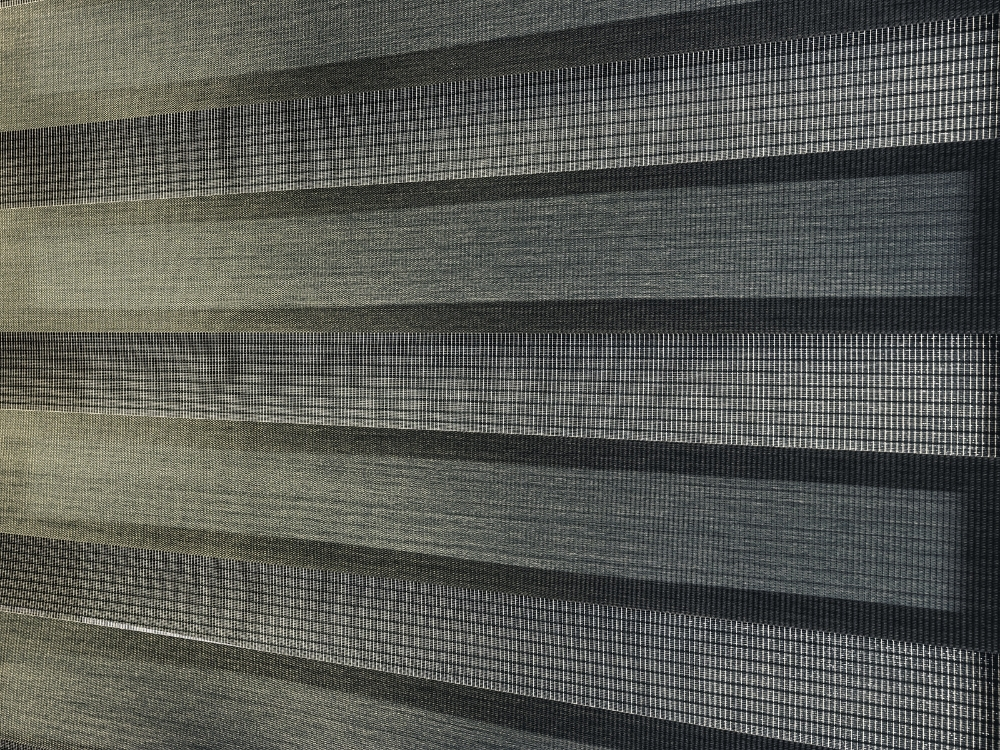
#> input picture data/more.jpg, 1000 x 750 px, found by its file name
$ python Fourier_draw.py
#> lines starting #> are read from the running program, lines starting #| are printed output that depends on the picture
import cv2
import numpy as np
import matplotlib.pyplot as plt

# 讀取影像（灰度圖）
image = cv2.imread('../more.jpg', cv2.IMREAD_GRAYSCALE)
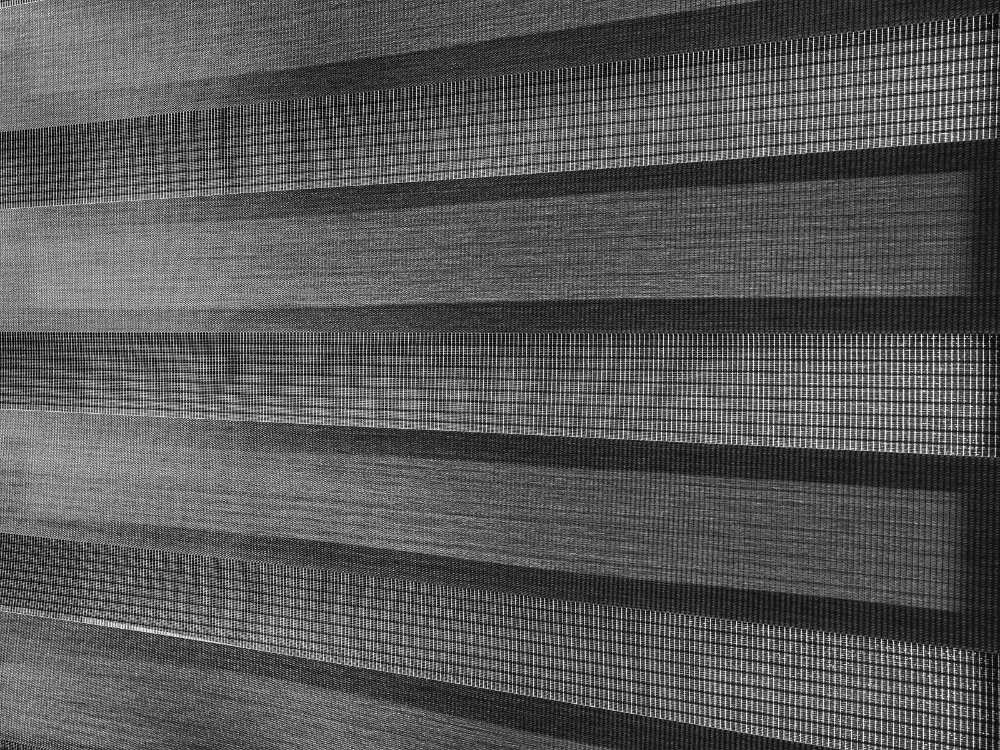
#> image: shape (750, 1000); min 0, max 250, mean 87.2

# 選取影像中某一行像素（中間行）
row = image[image.shape[0] // 2, :]
#> row = 1000 values, max 243 at index 753, min 3 at index 318, mean 95.75

# 對該行像素進行一維傅立葉變換
f = np.fft.fft(row)
frequencies = np.fft.fftfreq(len(row))
#> frequencies = 1000 values, max 0.499 at index 499, min -0.5 at index 500, mean -0.0005
magnitude = np.abs(f)
#> magnitude = 1000 values, max 95753 at index 0, min 33.98 at index 111, mean 1461.4

# 繪製波形（像素值）和頻譜圖
plt.figure(figsize=(12, 6))
plt.subplot(1, 2, 1)
plt.plot(row)
plt.title("Pixel Intensity (Time Domain)")
plt.xlabel("Pixel Index")
plt.ylabel("Intensity")

plt.subplot(1, 2, 2)
plt.plot(frequencies[:len(frequencies) // 2], magnitude[:len(magnitude) // 2])
plt.title("Frequency Domain Spectrum")
plt.xlabel("Frequency")
plt.ylabel("Magnitude")

plt.tight_layout()
plt.show()
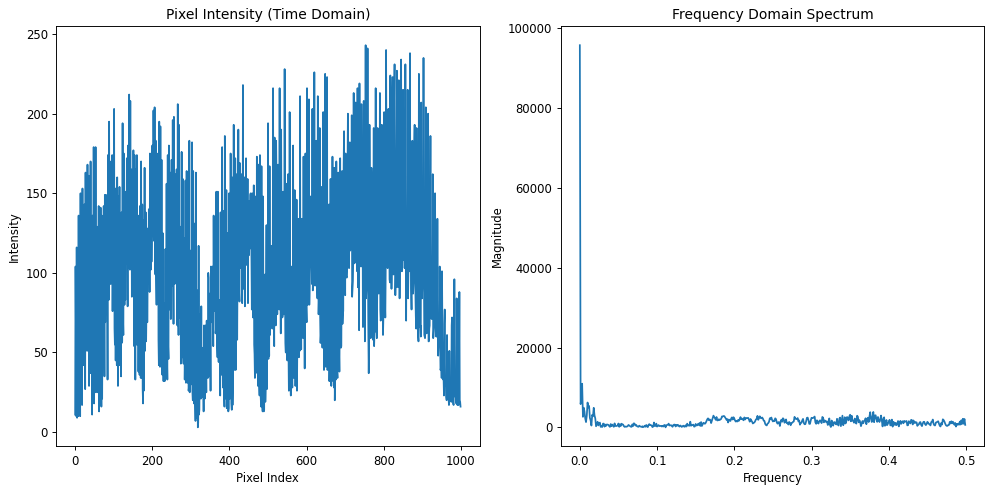
#> figure drawn by matplotlib, 2 panels; panel 1: curve peaks at x = 753, y = 243; panel 2: curve peaks at x = 0, y = 95753

$ run again, with data/lighting_car_number_origin.jpg copied over data/more.jpg
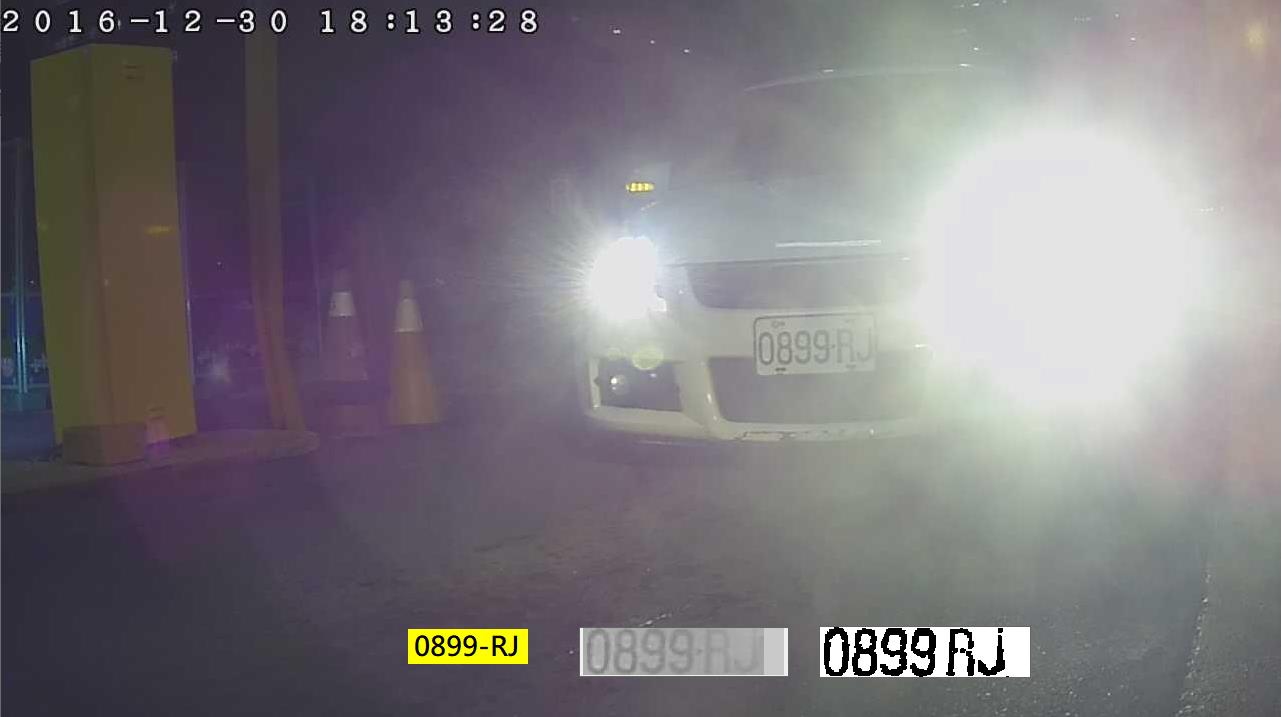
#> input picture data/lighting_car_number_origin.jpg, 1281 x 717 px, found by its file name
#> `image = cv2.imread('../more.jpg', cv2.IMREAD_GRAYSCALE)`:
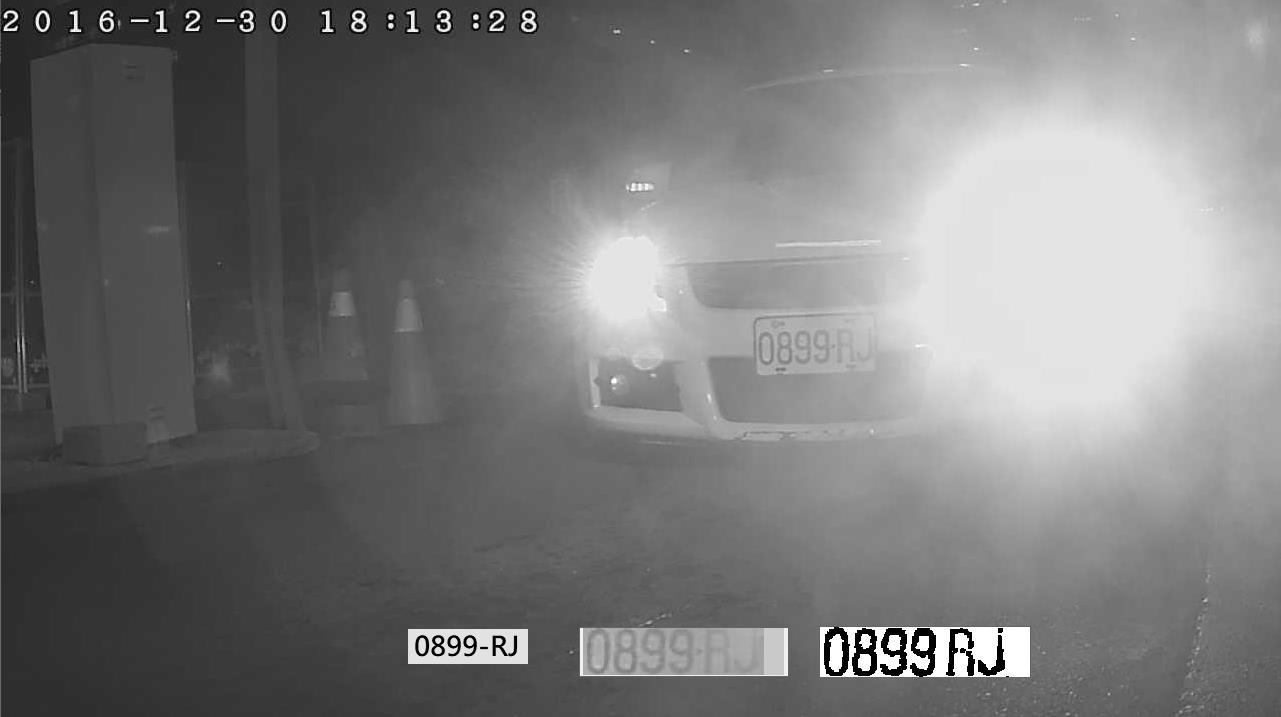
#> image: shape (717, 1281); min 0, max 255, mean 121.1
#> row = 1281 values, max 229 at index 1043, min 28 at index 21, mean 145.7
#> frequencies = 1281 values, max 0.5 at index 640, min -0.5 at index 641, mean -2.22e-17
#> magnitude = 1281 values, max 186642 at index 0, min 0.953 at index 701, mean 512.6
#> `plt.show()`:
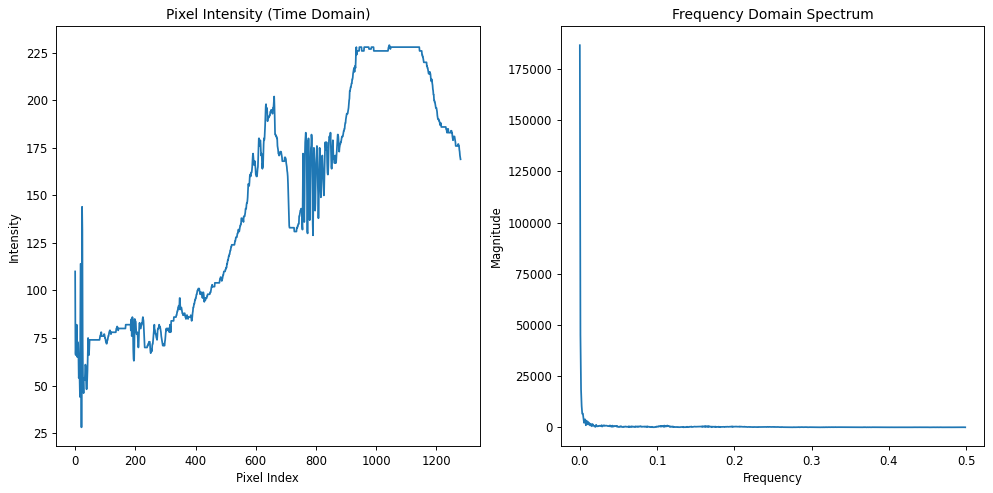
#> figure drawn by matplotlib, 2 panels; panel 1: curve peaks at x = 1043, y = 229; panel 2: curve peaks at x = 0, y = 186642

$ run again, with data/carcarnumber.png saved as data/more.jpg
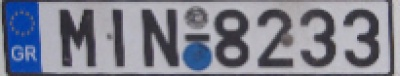
#> input picture data/carcarnumber.png, 400 x 76 px, found by its file name
#> `image = cv2.imread('../more.jpg', cv2.IMREAD_GRAYSCALE)`:
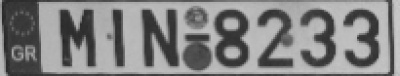
#> image: shape (76, 400); min 36, max 204, mean 129.9
#> row = 400 values, max 199 at index 396, min 44 at index 5, mean 118.8
#> frequencies = 400 values, max 0.497 at index 199, min -0.5 at index 200, mean -0.00125
#> magnitude = 400 values, max 47533 at index 0, min 6.76 at index 184, mean 681.9
#> `plt.show()`:
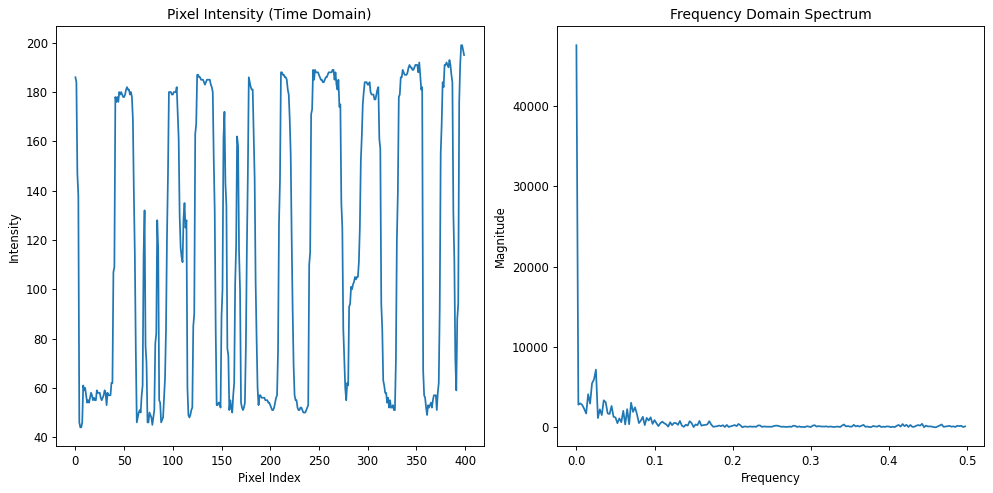
#> figure drawn by matplotlib, 2 panels; panel 1: curve peaks at x = 396, y = 199; panel 2: curve peaks at x = 0, y = 47533
